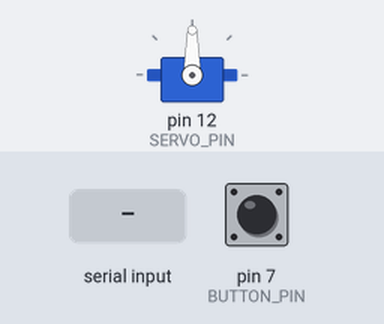
This sketch was run on a simulated Arduino Uno, built with avr-gcc and run on an emulated ATmega328P. Parts: servo. The test bench sets the inputs (shaded band); at power-on: pin 7 (BUTTON_PIN) HIGH. What the sketch prints to the serial monitor is not drawn.

Above: at 2.2 s.
2.3 s: "open\n" received over Serial
At 6.87 s:
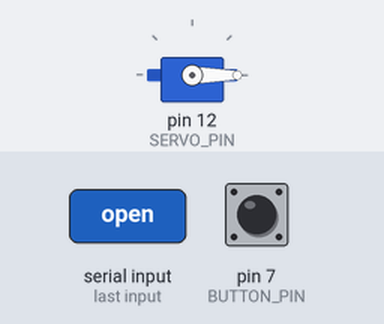
8.3 s: pin 7 (BUTTON_PIN) pulled LOW for 3.2 s
At 8.46 s:
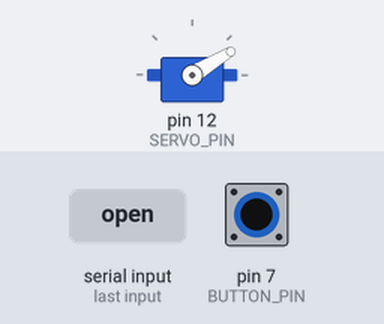
Timing chart, 0 to 12.9 s (numbered marks = the images above; inputs shaded):
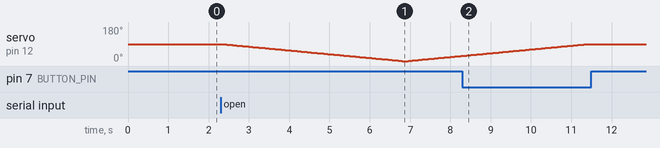

The sketch:

arduino.ino
```cpp
#include "includes.h"
#include "config.h"

void setup() {
  initSerial();
  initServo();
  initButton();
}

void loop() {
  checkBtnState();
  if(Serial.available()>0){
    String message=Serial.readStringUntil('\n');
    if(message=="open"){
      openAndCloseDoor();
    }
  }


 // closeDoor();
//  delay(1000);
//  openDoor();
//  delay(3000);

 // openAndCloseDoor();
}
```

basic.ino
```cpp
void initSerial(){
  Serial.begin(115200);
  delay(1000);
  Serial.println("init serial");
}
```

button.ino
```cpp
void initButton() {
  pinMode(BUTTON_PIN, INPUT);
  previousButtonState = digitalRead(BUTTON_PIN);
}

void checkBtnState() {
  currentMillis = millis();
  if (currentMillis - PREV_BTN_MILLIS >= BTN_INTERVAL) {
    buttonState = digitalRead(BUTTON_PIN);
    if (buttonState != previousButtonState) {
      PREV_BTN_MILLIS = currentMillis;
      previousButtonState = buttonState;
      if (buttonState == HIGH) {
        Serial.println("foto");
      }
    }
  }
}
```

includes.h
```cpp
#include <Servo.h>
```

servo.ino
```cpp
void initServo(){
  servo.attach(SERVO_PIN);
}

void openAndCloseDoor(){
  int i = 90;
  while(i>=0){
    currentMillis = millis();
    if((currentMillis - PREV_SERVO_MILLIS) >= INTERVAL){
      PREV_SERVO_MILLIS = currentMillis;
      servo.write(i);
      i--;
    }
  }
  while(i<90){
    currentMillis = millis();
    if((currentMillis - PREV_SERVO_MILLIS) >= INTERVAL){
      PREV_SERVO_MILLIS = currentMillis;
      servo.write(i);
      i++;
    }
  }
  Serial.println("init");
}

void closeDoor(){
  servo.write(90);
}

void openDoor(){
  servo.write(0);
}
```

config.h
```cpp
/* General settings */
unsigned long currentMillis;

/* Servo SETTINGS */
#define SERVO_PIN 12
#define INTERVAL 50

unsigned long PREV_SERVO_MILLIS = millis();
static Servo servo;

/* Button SETTINGS */
#define BUTTON_PIN 7
#define BTN_INTERVAL 50

unsigned long PREV_BTN_MILLIS = millis();
byte previousButtonState;
byte buttonState;
```
